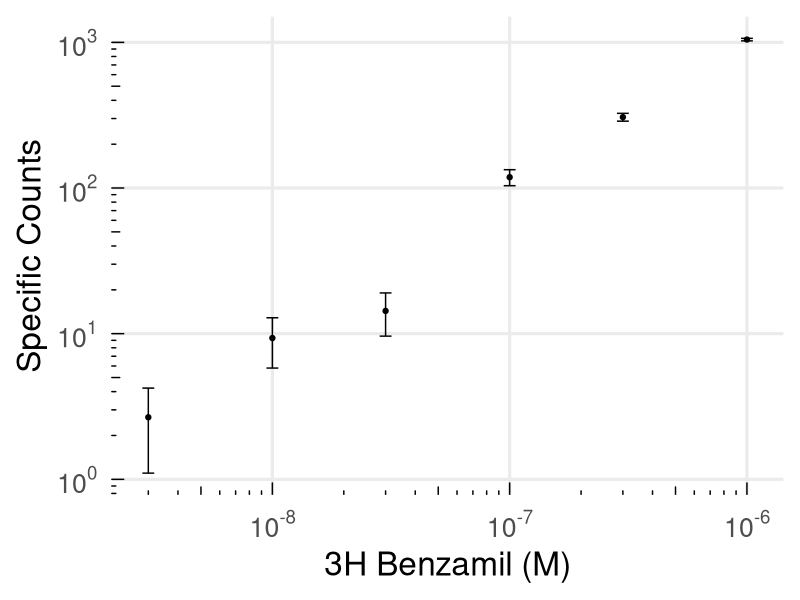

Generate this figure with R:
## ---- chunk 1
#| echo: false
#| warning: false
#| message: false
#| column: margin
#| label: fig-spa-example
#| fig-cap: An example of SPA, in this case of CKO/DEG nanodiscs. Note that although the background counts have been subtracted, the relationship between ligand and counts is still linear.
library(tidyverse)

data <- read_csv("figures/spa/Exp144_processed-data.csv")

data %>%
    mutate(timepoint = case_when(
        Time == min(Time) ~ "Early",
        Time == max(Time) ~ "Late",
        TRUE ~ "Other"
    )) %>%
    filter(
        mean > 0,
        Type == "Specific",
        timepoint == "Early"
    ) %>%
    ggplot(aes(x = Benz, y = mean)) +
    theme_minimal(base_size = 24) +
    scale_x_log10(
        breaks = c(1e-10, 1e-9, 1e-8, 1e-7, 1e-6, 1e-5, 1e-4),
        labels = scales::trans_format("log10", scales::math_format(10^.x))
    ) +
    scale_y_log10(
        breaks = c(1, 10, 100, 1000),
        labels = scales::trans_format("log10", scales::math_format(10^.x))
    ) +
    annotation_logticks(sides = "bl") +
    theme(panel.grid.minor = element_blank()) +
    geom_errorbar(aes(ymin = lower, ymax = upper), width = 0.05) +
    geom_point() +
    labs(
        x = "3H Benzamil (M)",
        y = "Specific Counts"
    )

